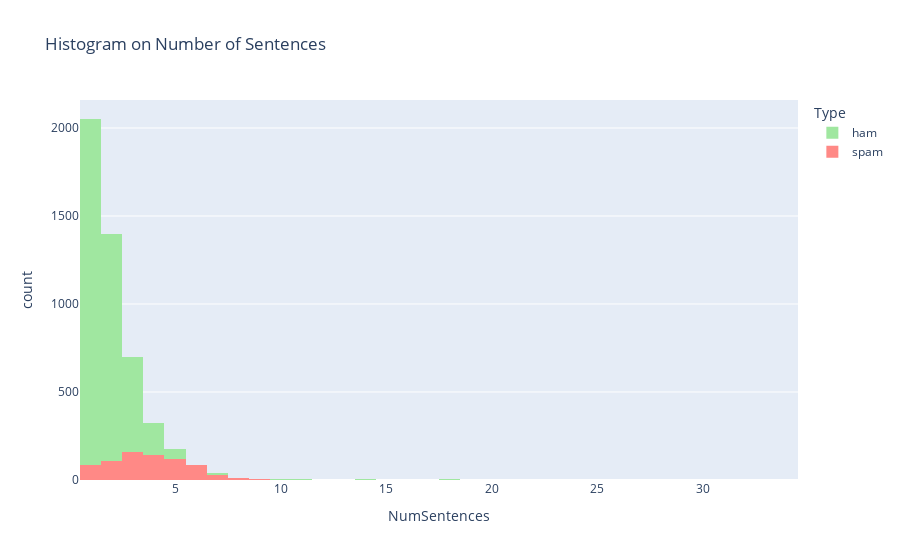

The notebook cell saved with this chart:
### Markdown cell above
It is interesting note that most **spam** messages have a **higher** word count (i.e. the mode of spam messages lies at 28 words) than ham messages (i.e. mode of ham messages lies at 6 words). Furthermore, the two distributions of CharCount and NumWords look fairly similar in shape. Hence, the distribution of ham messages is still **positively** skewed, whereas that of spam messages is still **negatively** skewed.

### Code cell
eda_charc_hist = px.histogram(df[['NumSentences', 'Type']], x='NumSentences', color='Type', template='plotly', title='Histogram on Number of Sentences', color_discrete_sequence=["#A0e7A0", "#FF8986"])
eda_charc_hist.update_layout(barmode='overlay')

### Figure 1 — Plotly figure (JSON) as saved in the notebook; plotly's stock layout.template omitted (floating-point values rounded to 4 significant figures; data arrays with more than 128 entries replaced by an {"elided": "..."} marker saying what was removed)
{"data": [{"alignmentgroup": "True", "bingroup": "x", "hovertemplate": "Type=ham<br>NumSentences=%{x}<br>count=%{y}<extra></extra>", "legendgroup": "ham", "marker": {"color": "#A0e7A0", "pattern": {"shape": ""}}, "name": "ham", "offsetgroup": "ham", "orientation": "v", "showlegend": true, "x": {"elided": "4827 int values"}, "xaxis": "x", "yaxis": "y", "type": "histogram"}, {"alignmentgroup": "True", "bingroup": "x", "hovertemplate": "Type=spam<br>NumSentences=%{x}<br>count=%{y}<extra></extra>", "legendgroup": "spam", "marker": {"color": "#FF8986", "pattern": {"shape": ""}}, "name": "spam", "offsetgroup": "spam", "orientation": "v", "showlegend": true, "x": {"elided": "747 int values"}, "xaxis": "x", "yaxis": "y", "type": "histogram"}], "layout": {"xaxis": {"anchor": "y", "domain": [0.0, 1.0], "title": {"text": "NumSentences"}}, "yaxis": {"anchor": "x", "domain": [0.0, 1.0], "title": {"text": "count"}}, "legend": {"title": {"text": "Type"}, "tracegroupgap": 0}, "title": {"text": "Histogram on Number of Sentences"}, "barmode": "overlay"}}
